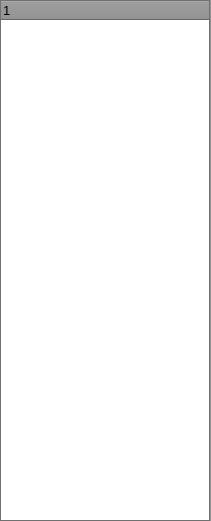
<?xml version="1.0" encoding="UTF-8"?>
<ui version="4.0">
 <class>QLeftClass</class>
 <widget class="QWidget" name="QLeftClass">
  <property name="geometry">
   <rect>
    <x>0</x>
    <y>0</y>
    <width>211</width>
    <height>521</height>
   </rect>
  </property>
  <property name="palette">
   <palette>
    <active>
     <colorrole role="WindowText">
      <brush brushstyle="SolidPattern">
       <color alpha="255">
        <red>0</red>
        <green>0</green>
        <blue>0</blue>
       </color>
      </brush>
     </colorrole>
     <colorrole role="Button">
      <brush brushstyle="SolidPattern">
       <color alpha="255">
        <red>145</red>
        <green>145</green>
        <blue>145</blue>
       </color>
      </brush>
     </colorrole>
     <colorrole role="Light">
      <brush brushstyle="SolidPattern">
       <color alpha="255">
        <red>218</red>
        <green>218</green>
        <blue>218</blue>
       </color>
      </brush>
     </colorrole>
     <colorrole role="Midlight">
      <brush brushstyle="SolidPattern">
       <color alpha="255">
        <red>181</red>
        <green>181</green>
        <blue>181</blue>
       </color>
      </brush>
     </colorrole>
     <colorrole role="Dark">
      <brush brushstyle="SolidPattern">
       <color alpha="255">
        <red>72</red>
        <green>72</green>
        <blue>72</blue>
       </color>
      </brush>
     </colorrole>
     <colorrole role="Mid">
      <brush brushstyle="SolidPattern">
       <color alpha="255">
        <red>97</red>
        <green>97</green>
        <blue>97</blue>
       </color>
      </brush>
     </colorrole>
     <colorrole role="Text">
      <brush brushstyle="SolidPattern">
       <color alpha="255">
        <red>0</red>
        <green>0</green>
        <blue>0</blue>
       </color>
      </brush>
     </colorrole>
     <colorrole role="BrightText">
      <brush brushstyle="SolidPattern">
       <color alpha="255">
        <red>255</red>
        <green>255</green>
        <blue>255</blue>
       </color>
      </brush>
     </colorrole>
     <colorrole role="ButtonText">
      <brush brushstyle="SolidPattern">
       <color alpha="255">
        <red>0</red>
        <green>0</green>
        <blue>0</blue>
       </color>
      </brush>
     </colorrole>
     <colorrole role="Base">
      <brush brushstyle="SolidPattern">
       <color alpha="255">
        <red>255</red>
        <green>255</green>
        <blue>255</blue>
       </color>
      </brush>
     </colorrole>
     <colorrole role="Window">
      <brush brushstyle="SolidPattern">
       <color alpha="255">
        <red>145</red>
        <green>145</green>
        <blue>145</blue>
       </color>
      </brush>
     </colorrole>
     <colorrole role="Shadow">
      <brush brushstyle="SolidPattern">
       <color alpha="255">
        <red>0</red>
        <green>0</green>
        <blue>0</blue>
       </color>
      </brush>
     </colorrole>
     <colorrole role="AlternateBase">
      <brush brushstyle="SolidPattern">
       <color alpha="255">
        <red>200</red>
        <green>200</green>
        <blue>200</blue>
       </color>
      </brush>
     </colorrole>
    </active>
    <inactive>
     <colorrole role="WindowText">
      <brush brushstyle="SolidPattern">
       <color alpha="255">
        <red>0</red>
        <green>0</green>
        <blue>0</blue>
       </color>
      </brush>
     </colorrole>
     <colorrole role="Button">
      <brush brushstyle="SolidPattern">
       <color alpha="255">
        <red>145</red>
        <green>145</green>
        <blue>145</blue>
       </color>
      </brush>
     </colorrole>
     <colorrole role="Light">
      <brush brushstyle="SolidPattern">
       <color alpha="255">
        <red>218</red>
        <green>218</green>
        <blue>218</blue>
       </color>
      </brush>
     </colorrole>
     <colorrole role="Midlight">
      <brush brushstyle="SolidPattern">
       <color alpha="255">
        <red>181</red>
        <green>181</green>
        <blue>181</blue>
       </color>
      </brush>
     </colorrole>
     <colorrole role="Dark">
      <brush brushstyle="SolidPattern">
       <color alpha="255">
        <red>72</red>
        <green>72</green>
        <blue>72</blue>
       </color>
      </brush>
     </colorrole>
     <colorrole role="Mid">
      <brush brushstyle="SolidPattern">
       <color alpha="255">
        <red>97</red>
        <green>97</green>
        <blue>97</blue>
       </color>
      </brush>
     </colorrole>
     <colorrole role="Text">
      <brush brushstyle="SolidPattern">
       <color alpha="255">
        <red>0</red>
        <green>0</green>
        <blue>0</blue>
       </color>
      </brush>
     </colorrole>
     <colorrole role="BrightText">
      <brush brushstyle="SolidPattern">
       <color alpha="255">
        <red>255</red>
        <green>255</green>
        <blue>255</blue>
       </color>
      </brush>
     </colorrole>
     <colorrole role="ButtonText">
      <brush brushstyle="SolidPattern">
       <color alpha="255">
        <red>0</red>
        <green>0</green>
        <blue>0</blue>
       </color>
      </brush>
     </colorrole>
     <colorrole role="Base">
      <brush brushstyle="SolidPattern">
       <color alpha="255">
        <red>255</red>
        <green>255</green>
        <blue>255</blue>
       </color>
      </brush>
     </colorrole>
     <colorrole role="Window">
      <brush brushstyle="SolidPattern">
       <color alpha="255">
        <red>145</red>
        <green>145</green>
        <blue>145</blue>
       </color>
      </brush>
     </colorrole>
     <colorrole role="Shadow">
      <brush brushstyle="SolidPattern">
       <color alpha="255">
        <red>0</red>
        <green>0</green>
        <blue>0</blue>
       </color>
      </brush>
     </colorrole>
     <colorrole role="AlternateBase">
      <brush brushstyle="SolidPattern">
       <color alpha="255">
        <red>200</red>
        <green>200</green>
        <blue>200</blue>
       </color>
      </brush>
     </colorrole>
    </inactive>
    <disabled>
     <colorrole role="WindowText">
      <brush brushstyle="SolidPattern">
       <color alpha="255">
        <red>72</red>
        <green>72</green>
        <blue>72</blue>
       </color>
      </brush>
     </colorrole>
     <colorrole role="Button">
      <brush brushstyle="SolidPattern">
       <color alpha="255">
        <red>145</red>
        <green>145</green>
        <blue>145</blue>
       </color>
      </brush>
     </colorrole>
     <colorrole role="Light">
      <brush brushstyle="SolidPattern">
       <color alpha="255">
        <red>218</red>
        <green>218</green>
        <blue>218</blue>
       </color>
      </brush>
     </colorrole>
     <colorrole role="Midlight">
      <brush brushstyle="SolidPattern">
       <color alpha="255">
        <red>181</red>
        <green>181</green>
        <blue>181</blue>
       </color>
      </brush>
     </colorrole>
     <colorrole role="Dark">
      <brush brushstyle="SolidPattern">
       <color alpha="255">
        <red>72</red>
        <green>72</green>
        <blue>72</blue>
       </color>
      </brush>
     </colorrole>
     <colorrole role="Mid">
      <brush brushstyle="SolidPattern">
       <color alpha="255">
        <red>97</red>
        <green>97</green>
        <blue>97</blue>
       </color>
      </brush>
     </colorrole>
     <colorrole role="Text">
      <brush brushstyle="SolidPattern">
       <color alpha="255">
        <red>72</red>
        <green>72</green>
        <blue>72</blue>
       </color>
      </brush>
     </colorrole>
     <colorrole role="BrightText">
      <brush brushstyle="SolidPattern">
       <color alpha="255">
        <red>255</red>
        <green>255</green>
        <blue>255</blue>
       </color>
      </brush>
     </colorrole>
     <colorrole role="ButtonText">
      <brush brushstyle="SolidPattern">
       <color alpha="255">
        <red>72</red>
        <green>72</green>
        <blue>72</blue>
       </color>
      </brush>
     </colorrole>
     <colorrole role="Base">
      <brush brushstyle="SolidPattern">
       <color alpha="255">
        <red>145</red>
        <green>145</green>
        <blue>145</blue>
       </color>
      </brush>
     </colorrole>
     <colorrole role="Window">
      <brush brushstyle="SolidPattern">
       <color alpha="255">
        <red>145</red>
        <green>145</green>
        <blue>145</blue>
       </color>
      </brush>
     </colorrole>
     <colorrole role="Shadow">
      <brush brushstyle="SolidPattern">
       <color alpha="255">
        <red>0</red>
        <green>0</green>
        <blue>0</blue>
       </color>
      </brush>
     </colorrole>
     <colorrole role="AlternateBase">
      <brush brushstyle="SolidPattern">
       <color alpha="255">
        <red>145</red>
        <green>145</green>
        <blue>145</blue>
       </color>
      </brush>
     </colorrole>
    </disabled>
   </palette>
  </property>
  <property name="windowTitle">
   <string>QLeft</string>
  </property>
  <widget class="QTreeWidget" name="treeWidget">
   <property name="geometry">
    <rect>
     <x>0</x>
     <y>0</y>
     <width>210</width>
     <height>521</height>
    </rect>
   </property>
   <property name="font">
    <font>
     <pointsize>10</pointsize>
    </font>
   </property>
   <column>
    <property name="text">
     <string notr="true">1</string>
    </property>
   </column>
  </widget>
 </widget>
 <layoutdefault spacing="6" margin="11"/>
 <resources/>
 <connections/>
</ui>
